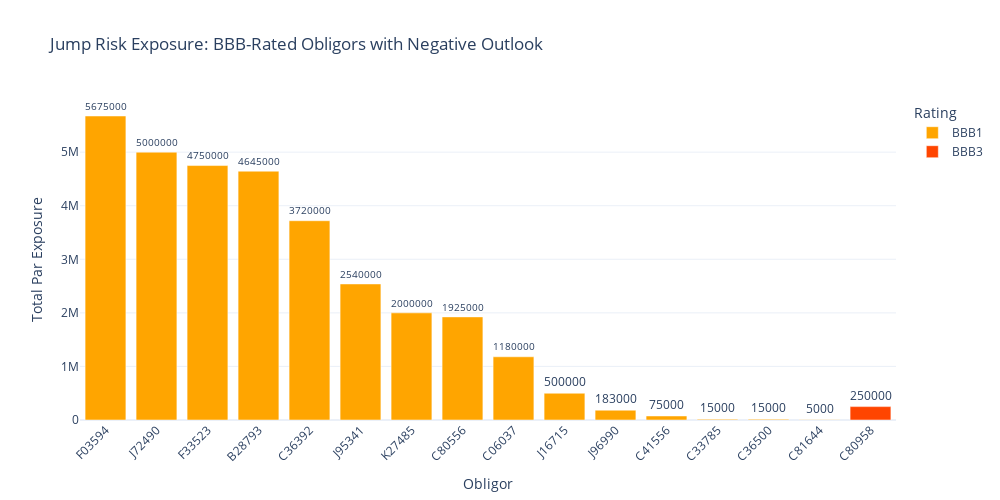

Notebook source saved alongside this figure:
### Code cell
import plotly.express as px

def analyze_jump_risk(df):
    data = df.copy()
    data['Rating'] = data['Rating'].astype(str).str.upper()
    data['Outlook'] = data['Outlook'].astype(str).str.upper()
    
    jump_risk_df = data[
        (data['Rating'].str.startswith('BBB')) &
        (data['Outlook'] == 'DETERIORATING')
    ]

    jump_risk_summary = (
        jump_risk_df.groupby(['Obligor', 'Rating', 'Outlook'], observed=True)['Par']
        .sum()
        .reset_index()
        .sort_values(by='Par', ascending=False)
    )

    if jump_risk_summary.empty:
        print("No obligors found with BBB rating and negative outlook (no jump-to-junk risk identified).")
    else:
        print("Potential jump risk obligors:")
        print(jump_risk_summary.to_string(index=False))
    
        # Plot with orange-red-yellow color scale
        fig = px.bar(
            jump_risk_summary,
            x='Obligor',
            y='Par',
            color='Rating',
            text='Par',
            title='Jump Risk Exposure: BBB-Rated Obligors with Negative Outlook',
            labels={'Par': 'Total Par Exposure'},
            color_discrete_sequence=['#FFA500', '#FF4500', '#FFD700']  # Orange, Red-Orange, Gold
        )
        
        fig.update_traces(
            textposition='outside',
            texttemplate='%{text:.0f}'
        )
        
        fig.update_layout(
            xaxis_tickangle=-45,
            width=1000,
            height=500,
            plot_bgcolor='white',
            xaxis_title='Obligor',
            yaxis_title='Total Par Exposure',
            template='plotly_white'
        )
        
        fig.show()

analyze_jump_risk(portfolio_data)

### Figure 1 — Plotly figure (JSON) as saved in the notebook; plotly's stock layout.template omitted (floating-point values rounded to 4 significant figures)
{"data": [{"hovertemplate": "Rating=BBB1<br>Obligor=%{x}<br>Total Par Exposure=%{text}<extra></extra>", "legendgroup": "BBB1", "marker": {"color": "#FFA500", "pattern": {"shape": ""}}, "name": "BBB1", "orientation": "v", "showlegend": true, "text": [5675000.0, 5000000.0, 4750000.0, 4645000.0, 3720000.0, 2540000.0, 2000000.0, 1925000.0, 1180000.0, 500000.0, 183000.0, 75000.0, 15000.0, 15000.0, 5000.0], "textposition": "outside", "texttemplate": "%{text:.0f}", "type": "bar", "x": ["F03594", "J72490", "F33523", "B28793", "C36392", "J95341", "K27485", "C80556", "C06037", "J16715", "J96990", "C41556", "C33785", "C36500", "C81644"], "xaxis": "x", "y": [5675000.0, 5000000.0, 4750000.0, 4645000.0, 3720000.0, 2540000.0, 2000000.0, 1925000.0, 1180000.0, 500000.0, 183000.0, 75000.0, 15000.0, 15000.0, 5000.0], "yaxis": "y"}, {"hovertemplate": "Rating=BBB3<br>Obligor=%{x}<br>Total Par Exposure=%{text}<extra></extra>", "legendgroup": "BBB3", "marker": {"color": "#FF4500", "pattern": {"shape": ""}}, "name": "BBB3", "orientation": "v", "showlegend": true, "text": [250000.0], "textposition": "outside", "texttemplate": "%{text:.0f}", "type": "bar", "x": ["C80958"], "xaxis": "x", "y": [250000.0], "yaxis": "y"}], "layout": {"barmode": "relative", "height": 500, "legend": {"title": {"text": "Rating"}, "tracegroupgap": 0}, "plot_bgcolor": "white", "title": {"text": "Jump Risk Exposure: BBB-Rated Obligors with Negative Outlook"}, "width": 1000, "xaxis": {"anchor": "y", "autorange": true, "domain": [0, 1], "range": [-0.5, 15.5], "tickangle": -45, "title": {"text": "Obligor"}, "type": "category"}, "yaxis": {"anchor": "x", "autorange": true, "domain": [0, 1], "range": [0, 5974000.0], "title": {"text": "Total Par Exposure"}, "type": "linear"}}}
